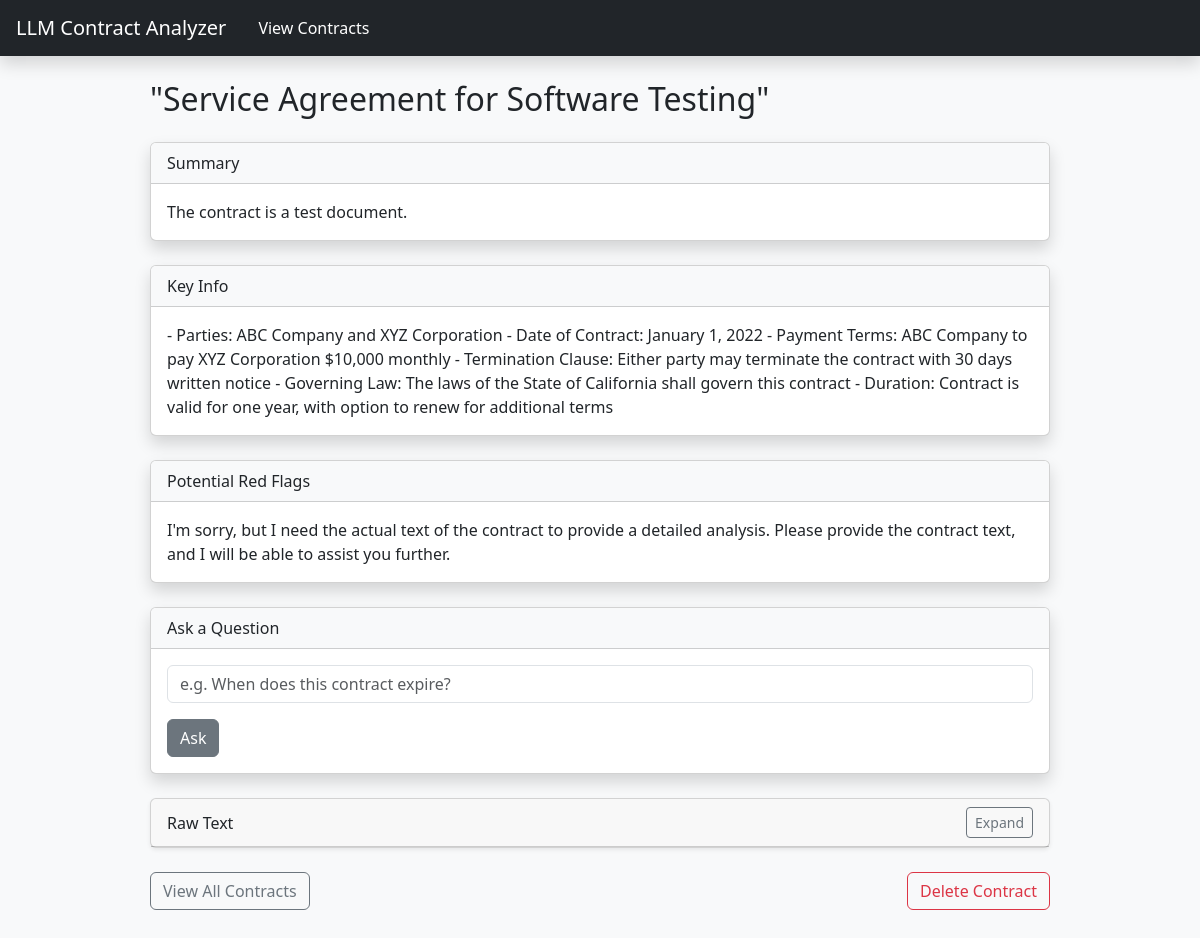
Screenshot of /contract/9/ with the database file from the repository.
### analyzer/models.py (models this page shows)
class Contract(models.Model):
    uploaded_at = models.DateTimeField(auto_now_add=True)
    file = models.FileField(upload_to='contracts/')
    raw_text = models.TextField(blank=True)
    summary = models.TextField(blank=True)
    key_info = models.TextField(blank=True)
    red_flags = models.TextField(blank=True)
    title = models.CharField(max_length=200, blank=True)

### analyzer/views.py (the view)
# urls.py: path('contract/<int:pk>/', views.view_contract, name='view_contract'),
def view_contract(request, pk):
    contract = get_object_or_404(Contract, pk=pk)
    form = QuestionForm()
    return render(request, 'analyzer/view_contract.html', {
        'contract': contract,
        'form': form
    })

### analyzer/forms.py
class QuestionForm(forms.Form):
    question = forms.CharField(
        label = 'Ask a question about this contract',
        widget = forms.TextInput(attrs={'class': 'form-control', 'placeholder': 'e.g. When does this contract expire?'})
    )

### analyzer/templates/analyzer/view_contract.html (shortened to what this page needs)
{% extends "analyzer/base.html" %}
{% block content %}
<div class="mx-auto" style="max-width: 900px;">
    <h2 class="mb-4">{{contract.title}}</h2>
    <div class="card shadow mb-4">
        <div class="card-header bg-light text-dark">Summary</div>
        <div class="card-body"><p class="mb-0">{{ contract.summary }}</p></div>
    </div>
    <div class="card shadow mb-4">
        <div class="card-header bg-light text-dark">Key Info</div>
        <div class="card-body"><p class="mb-0">{{ contract.key_info }}</p></div>
    </div>
    <div class="card shadow mb-4">
        <div class="card-header bg-light text-dark">Potential Red Flags</div>
        <div class="card-body"><p class="mb-0">{{ contract.red_flags }}</p></div>
    </div>
    <div class="card shadow mb-4">
        <div class="card-header bg-light text-dark">Ask a Question</div>
        <div class="card-body">
            <form method="POST" hx-post="{% url 'ask_question' contract.pk %}" hx-target="#qa-response" hx-swap="innerHTML">
                <div class="mb-3">
                    {{ form.question }}
                </div>
                <button type="submit" class="btn btn-secondary">Ask</button>
            </form>
        </div>
    </div>
    <div class="card shadow-sm mb-4">
        <div class="card-header d-flex justify-content-between align-items-center">
            <span>Raw Text</span>
            <button class="btn btn-sm btn-outline-secondary" type="button" data-bs-toggle="collapse" data-bs-target="#rawText" aria-expanded="false" aria-controls="rawText">
                Expand
            </button>
        </div>
    </div>
    <div class="d-flex justify-content-between mb-5">
        <a href="{% url 'contract_list' %}" class="btn btn-outline-secondary">View All Contracts</a>
        <a href="{% url 'delete_contract' contract.pk %}" class="btn btn-outline-danger">Delete Contract</a>
    </div>
</div>
{% endblock %}

### rows the page displays
Contract: title "\"Service Agreement for Software Testing\"", summary "The contract is a test document.", key_info "- Parties: ABC Company and XYZ Corporation - Date of Contract: January 1, 2022 - Payment Terms: ABC Company to pay XYZ Corporation $10,000 monthly - Termination Clause: Either party may terminate the contract with 30 days written notice - Governing Law: The laws of the State of California shall govern this contract - Duration: Contract is valid for one year, with option to renew for additional terms", red_flags "I'm sorry, but I need the actual text of the contract to provide a detailed analysis. Please provide the contract text, and I will be able to assist you further."
